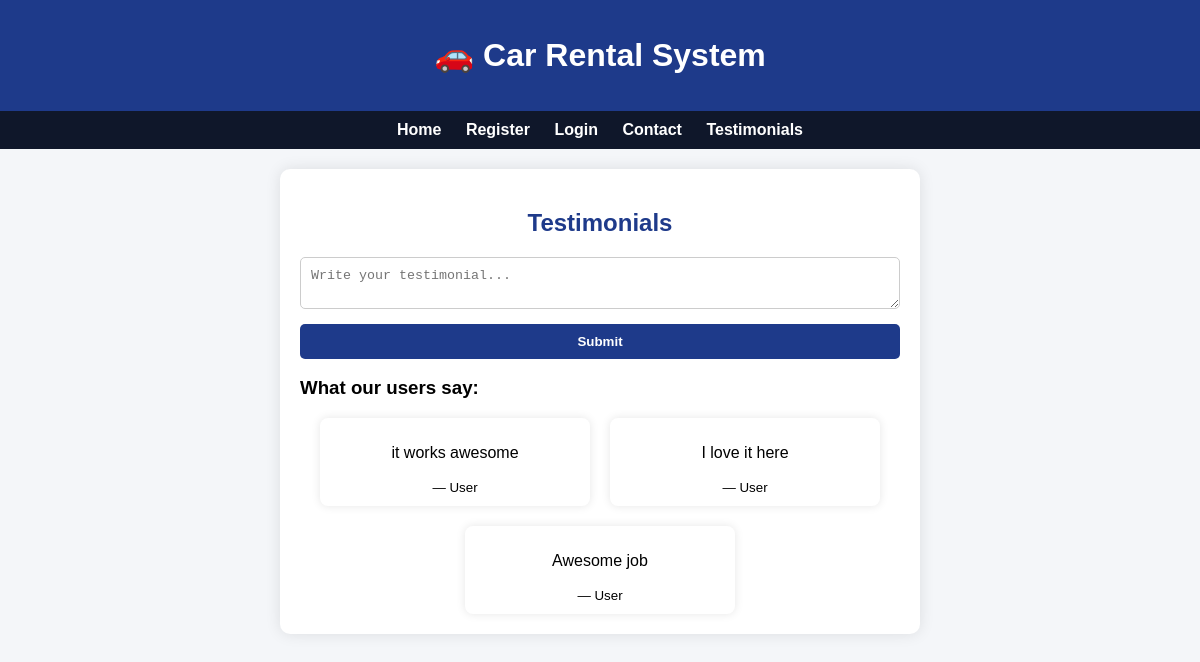
Screenshot of /testimonial with the database file from the repository.
### tables this page shows
CREATE TABLE testimonials(
        id INTEGER PRIMARY KEY AUTOINCREMENT,
        user TEXT, message TEXT, status TEXT DEFAULT 'Active');

### app.py (the view, shortened to what this page needs)
@app.route("/testimonial", methods=["GET","POST"])
def testimonial():
    conn = get_db()
    data = conn.execute("SELECT * FROM testimonials WHERE status='Active'").fetchall()
    return render_template("testimonials.html", testimonials=data)

### app.py (called while the page is built)
def get_db():
    conn = sqlite3.connect("database.db")
    conn.row_factory = sqlite3.Row
    return conn

### templates/testimonials.html
{% extends 'base.html' %}
{% block content %}
<h2>Testimonials</h2>
<form method="post" class="form-box">
    <textarea name="message" placeholder="Write your testimonial..." required></textarea>
    <button type="submit">Submit</button>
</form>
<h3>What our users say:</h3>
<div class="cards-container">
    {% for t in testimonials %}
    <div class="card">
        <p>{{ t.message }}</p>
        <small>— {{ t.user }}</small>
    </div>
    {% endfor %}
</div>
{% endblock %}

### static/css/style.css (style rules this page uses)
body { font-family: Arial, sans-serif; margin: 0; background: #f4f6f9; }
h2 { text-align: center; color: #1e3a8a; }
.form-box { display: flex; flex-direction: column; gap: 15px; }
input[type="text"], input[type="email"], input[type="password"], input[type="number"], textarea { padding: 10px; border: 1px solid #ccc; border-radius: 5px; }
button { padding: 10px; border: none; background: #1e3a8a; color: white; border-radius: 5px; cursor: pointer; font-weight: bold; }
.cards-container { display: flex; flex-wrap: wrap; gap: 20px; justify-content: center; }
.card { background: white; width: 250px; border-radius: 8px; box-shadow: 0 0 10px rgba(0,0,0,0.1); text-align: center; padding: 10px; }

### rows the page displays
testimonials: message "it works awesome", user "User"
testimonials: message "I love it here", user "User"
testimonials: message "Awesome job", user "User"
